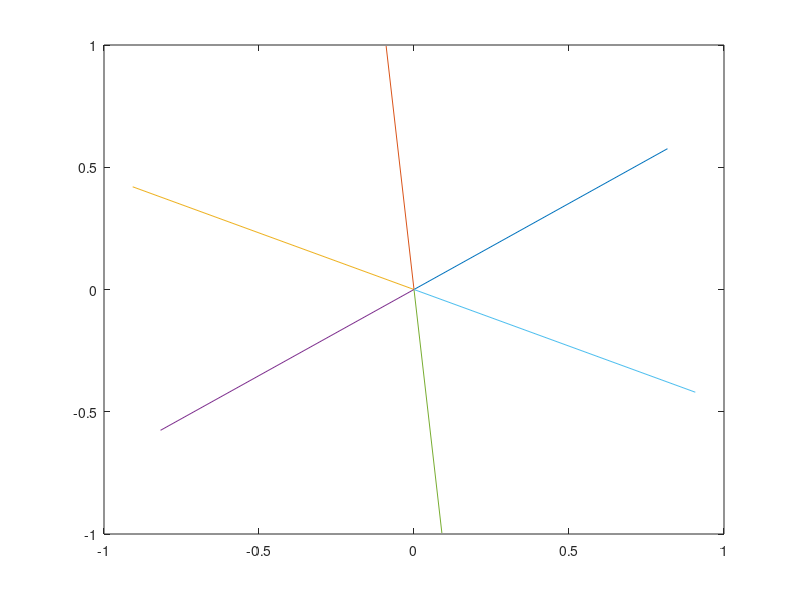
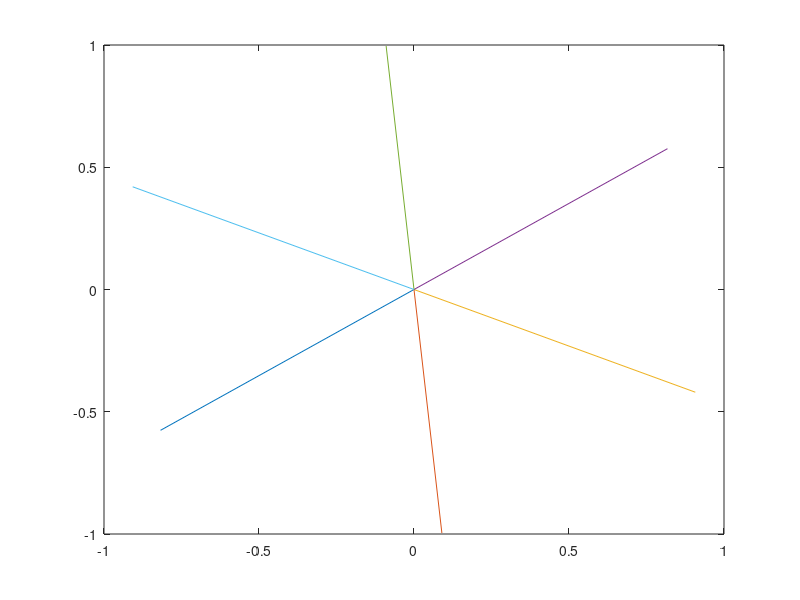
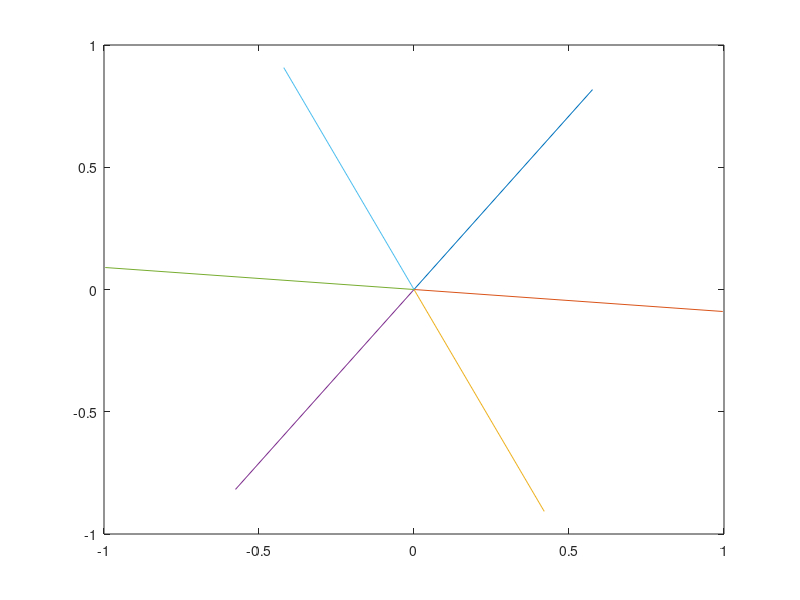
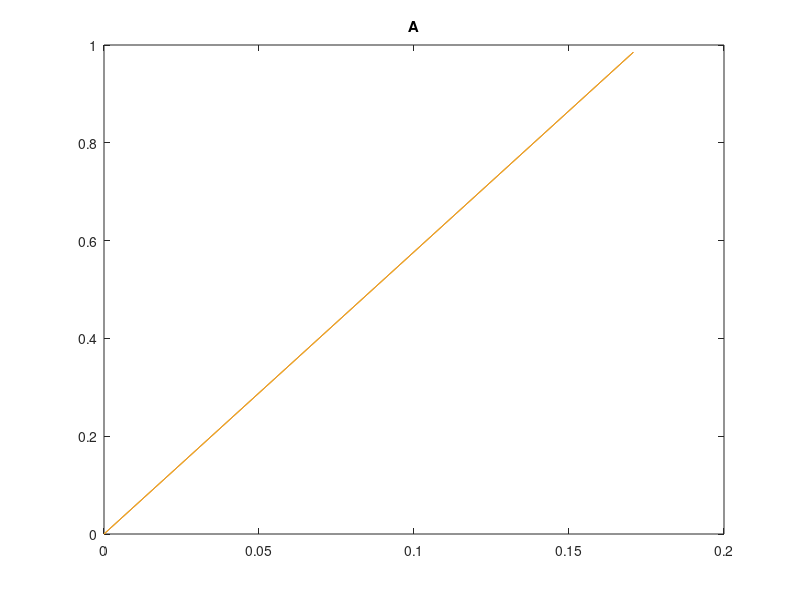

These figures' MATLAB source, in order:
%%task 1
v = rand(2, 1);


unitV = v / norm(v);

M = zeros(2,6); 
M(:,1) = unitV;

for i=2:6
    p = (i-1)*(pi/3);
    R = [cos(p) -sin(p); sin(p) cos(p)];
    M(:,i) = R*unitV ;
end

%% Display
figure(1)
origin = zeros(1,size(M,2)); 
plot([origin; M(1,:)],[origin; M(2,:)]); 




%% task 2

%rotate by value 180
theta = deg2rad(180);

R2 = [cos(theta) -sin(theta); sin(theta) cos(theta)]; 
M2 = zeros(2,6);

for i=1:6
    M2(:, i) = R2*M(:, i);
end

figure(2)
origin = zeros(1,size(M2,2)); 
plot([origin; M2(1,:)],[origin; M2(2,:)]); 

% reflect across y=x


R3 = [0 1; 1 0];
M3 = zeros(2,6);

for i=1:6
    M3(:, i) = R3*M(:, i);
end

figure(3)
origin = zeros(1,size(M3,2)); 
plot([origin; M3(1,:)],[origin; M3(2,:)]);



%% Task 3

% a
theta1a = pi/23223;
theta2a = pi/4;


T1a = [cos(theta1a) -sin(theta1a); sin(theta1a) cos(theta1a)];
T2a = [cos(theta2a) -sin(theta2a); sin(theta2a) cos(theta2a)];

T12a = T1a*T2a;
T21a = T2a*T1a;

resulta = zeros(2,5);
resultaSame = zeros(2,5);
%resulta(:, 1) = unitV;
resulta(:, 2) = T12a * unitV;
resulta(:, 3) = T21a * unitV;


figure(4)

origin = zeros(1,size(resulta,2)); 
plot([origin; resulta(1,:)],[origin; resulta(2,:)]);
title('A')


% b

theta1b = pi/2;

T1b = [cos(theta1b) -sin(theta1b); sin(theta1b) cos(theta1b)];
T2b = [1 0; 0 -1];

T12b = T1b*T2b;
T21b = T2b*T1b;


resultb = zeros(2,3);
%resultb(:, 1) = unitV;
resultb(:, 2) = T12b * unitV;
resultb(:, 3) = T21b * unitV;

figure(5)

origin = zeros(1,size(resultb,2)); 
plot([origin; resultb(1,:)],[origin; resultb(2,:)]);
title('B')
% c 


T1c = [0 1; 1 0];
T2c = [1 0; 0 -1];

T12c = T1c*T2c;
T21c = T2c*T1c;


resultc = zeros(2,3);
%resultc(:, 1) = unitV;
resultc(:, 2) = T12c * unitV;
resultc(:, 3) = T21c * unitV;

figure(6)

origin = zeros(1,size(resultc,2)); 
plot([origin; resultc(1,:)],[origin; resultc(2,:)]);
title('C')
% d


T1d = [1 -2; 0 1];
T2d = [1 0; 2 1];

T12d = T1d*T2d;
T21d = T2d*T1d;


resultd = zeros(2,3);
%resultd(:, 1) = unitV;
resultd(:, 2) = T12d * unitV;
resultd(:, 3) = T21d * unitV;

figure(7)
origin = zeros(1,size(resultd,2)); 
plot([origin; resultd(1,:)],[origin; resultd(2,:)]);
title('D')




